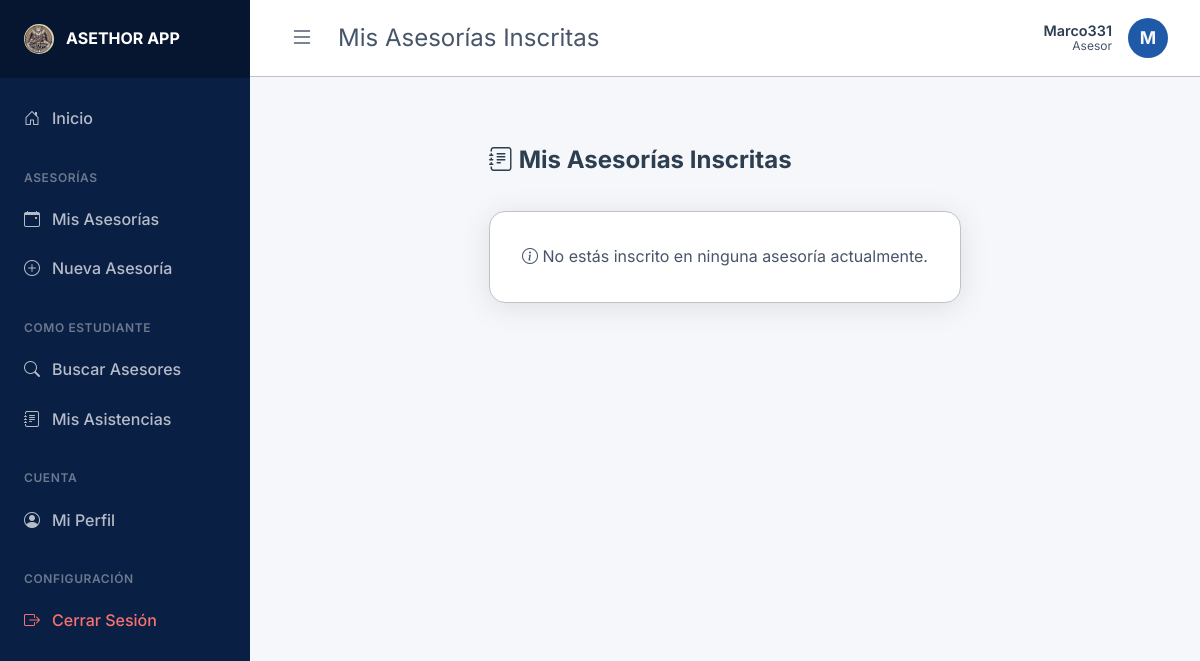
Screenshot of /estudiante/my_sessions (signed in) with the database file from the repository.
### app/models.py (models this page shows, shortened)
class Profile(db.Model):
    id = db.Column(db.Integer, primary_key=True)
    user_id = db.Column(db.Integer, db.ForeignKey('user.id'), nullable=False)
    full_name = db.Column(db.String(100), nullable=True)
    bio = db.Column(db.Text, nullable=True)
    strengths = db.Column(db.String(200), nullable=True) # e.g. "matemáticas, programación"
    focus_areas = db.Column(db.String(200), nullable=True) # e.g. "álgebra, base de datos sql"
    rating_avg = db.Column(db.Float, default=0.0) # Calculated average for Asesores

class User(db.Model, UserMixin):
    id = db.Column(db.Integer, primary_key=True)
    username = db.Column(db.String(20), unique=True, nullable=False)
    password_hash = db.Column(db.String(60), nullable=False)
    role = db.Column(db.String(20), nullable=False, default='Estudiante') # Super-Admin, Admin, Asesor, Estudiante
    profile = db.relationship('Profile', backref='user', uselist=False, cascade='all, delete-orphan')
    sessions_given = db.relationship('TutoringSession', backref='asesor', cascade='all, delete-orphan')
    reviews_received = db.relationship('Review', foreign_keys='Review.asesor_id', backref='asesor_reviewed', cascade='all, delete-orphan')
    enrollments = db.relationship('Enrollment', backref='student', cascade='all, delete-orphan')
    reviews_given = db.relationship('Review', foreign_keys='Review.student_id', backref='student_reviewer', cascade='all, delete-orphan')

### app/routes/estudiante.py (the view)
@estudiante.route('/my_sessions')
def my_sessions():
    enrollments = Enrollment.query.filter_by(student_id=current_user.id).all()
    return render_template('estudiante/my_sessions.html', title='Mis Asesorías Inscritas', enrollments=enrollments)

### app/models.py (called while the page is built)
@login_manager.user_loader
def load_user(user_id):
    return User.query.get(int(user_id))

### app/routes/estudiante.py (called while the page is built)
@estudiante.before_request
@login_required
def check_estudiante():
    if current_user.role not in ['Estudiante', 'Asesor']:
        flash('Acceso denegado. Esta sección es solo para estudiantes y asesores.', 'danger')
        return redirect(url_for('main.home'))

### app/templates/estudiante/my_sessions.html
{% extends 'base.html' %}
{% block content %}
<h2 class="mb-2"><i class="bi bi-journal-text"></i> Mis Asesorías Inscritas</h2>
{% if enrollments %}
<div class="grid-cards mt-2">
    {% for enrollment in enrollments %}
    <div class="glass card">
        <div class="d-flex justify-between align-center mb-2">
            <h3 style="margin: 0; color: var(--primary-color);">{{ enrollment.session.topic }}</h3>
            <span class="badge">
                <i class="bi {% if enrollment.session.session_type == 'Individual' %}bi-person{% else %}bi-people{% endif %}"></i> {{ enrollment.session.session_type }}
            </span>
        </div>
        <p style="font-size: 0.9rem;"><strong><i class="bi bi-person-badge"></i> Asesor:</strong> <a href="{{ url_for('main.asesor_profile', asesor_id=enrollment.session.asesor_id) }}" style="color: var(--primary-color);">{{ enrollment.session.asesor.profile.full_name or enrollment.session.asesor.username }}</a></p>
        <p style="font-size: 0.9rem;"><strong><i class="bi bi-calendar3"></i> Fecha:</strong> {{ enrollment.session.date.strftime('%d/%m/%Y') }}</p>
        <p style="font-size: 0.9rem;"><strong><i class="bi bi-clock"></i> Horario:</strong> {{ enrollment.session.start_time.strftime('%H:%M') }} - {{ enrollment.session.end_time.strftime('%H:%M') }}</p>
        <div class="mt-2 text-center">
            <a href="{{ url_for('estudiante.review_session', session_id=enrollment.session.id) }}" class="btn glass" style="width: 100%; color: var(--warning-color); border: 1px solid var(--warning-color);">
                <i class="bi bi-star"></i> Calificar Asesoría
            </a>
        </div>
    </div>
    {% endfor %}
</div>
{% else %}
<p class="text-center mt-4 glass card"><i class="bi bi-info-circle"></i> No estás inscrito en ninguna asesoría actualmente.</p>
{% endif %}
{% endblock %}

### app/templates/base.html (shortened to what this page needs)
<!DOCTYPE html>
<html lang="es">
<head>
    <link rel="stylesheet" href="{{ url_for('static', filename='css/style.css') }}">
    <link rel="stylesheet" href="https://cdn.jsdelivr.net/npm/bootstrap-icons@1.11.3/font/bootstrap-icons.min.css">
</head>
<body>
    {% if current_user.is_authenticated %}
    <div class="app-wrapper">
        <aside id="sidebar" class="sidebar">
            <div class="sidebar-header">
                <img src="{{ url_for('static', filename='img/logo.jpg') }}" alt="Logo" style="height: 30px; width: 30px; object-fit: cover; border-radius: 50%;">
                <span style="font-weight: 700;">ASETHOR APP</span>
            </div>
            <nav class="sidebar-nav">
                {% if current_user.role != 'Estudiante' %}
                    <a href="{{ url_for('main.home') }}" class="sidebar-link">
                        <i class="bi bi-house-door"></i> Inicio
                    </a>
                {% endif %}
                {% if current_user.role == 'Super-Admin' or current_user.role == 'Admin' %}
                    <div class="sidebar-section">Administración</div>
                    <a href="{{ url_for('admin.dashboard') }}" class="sidebar-link">
                        <i class="bi bi-speedometer2"></i> Panel Admin
                    </a>
                    <a href="{{ url_for('admin.create_user') }}" class="sidebar-link">
                        <i class="bi bi-person-plus"></i> Crear Usuario
                    </a>
                {% elif current_user.role == 'Asesor' %}
                    <div class="sidebar-section">Asesorías</div>
                    <a href="{{ url_for('asesor.sessions') }}" class="sidebar-link">
                        <i class="bi bi-calendar-event"></i> Mis Asesorías
                    </a>
                    <a href="{{ url_for('asesor.new_session') }}" class="sidebar-link">
                        <i class="bi bi-plus-circle"></i> Nueva Asesoría
                    </a>
                    <div class="sidebar-section">Como Estudiante</div>
                    <a href="{{ url_for('estudiante.search') }}" class="sidebar-link">
                        <i class="bi bi-search"></i> Buscar Asesores
                    </a>
                    <a href="{{ url_for('estudiante.my_sessions') }}" class="sidebar-link">
                        <i class="bi bi-journal-text"></i> Mis Asistencias
                    </a>
                    <div class="sidebar-section">Cuenta</div>
                    <a href="{{ url_for('asesor.profile') }}" class="sidebar-link">
                        <i class="bi bi-person-circle"></i> Mi Perfil
                    </a>
                {% endif %}
                <div class="sidebar-section">Configuración</div>
                <a href="{{ url_for('auth.logout') }}" class="sidebar-link" style="color: #f87171;">
                    <i class="bi bi-box-arrow-right"></i> Cerrar Sesión
                </a>
            </nav>
        </aside>
        <main class="main-wrapper">
            <header class="topbar">
                <div class="d-flex align-center gap-1">
                    <button id="sidebarToggle" class="btn-toggle">
                        <i class="bi bi-list"></i>
                    </button>
                    <div class="topbar-title">{% if title %}{{ title }}{% else %}Inicio{% endif %}</div>
                </div>
                <div class="topbar-profile">
                    <div style="text-align: right; line-height: 1.2;">
                        <div style="font-weight: 600; color: var(--text-primary); font-size: 0.9rem;">{{ current_user.profile.full_name or current_user.username }}</div>
                        <div style="font-size: 0.75rem; color: var(--text-secondary);">{{ current_user.role }}</div>
                    </div>
                    <div class="avatar">{{ current_user.username[0]|upper }}</div>
                </div>
            </header>
            <div class="container" style="padding: 2rem;">
    {% endif %}
        {% block content %}{% endblock %}
    {% if current_user.is_authenticated %}
            </div>
        </main>
    </div>
    {% else %}
    </main>
    {% endif %}
</body>
</html>

### app/static/css/style.css (style rules this page uses)
:root { --bg-color: #F5F7FA; --navbar-bg: #0A1F44; --surface-color: #FFFFFF; --surface-border: #BDC3C7; --primary-color: #1E5AA8; --primary-hover: #123A73; --text-primary: #2C3E50; --text-secondary: #475569; --danger-color: #E74C3C; --success-color: #2ECC71; --warning-color: #f59e0b; --font-family: 'Inter', sans-serif; }
* { box-sizing: border-box; margin: 0; padding: 0; }
body { background-color: var(--bg-color); color: var(--text-primary); font-family: var(--font-family); line-height: 1.6; min-height: 100vh; display: flex; flex-direction: column; background-image: radial-gradient(circle at top right, rgba(30, 90, 168, 0.05), transparent 40%), radial-gradient(circle at bottom left, rgba(46, 204, 113, 0.05), transparent 40%); background-attachment: fixed; }
.glass { background: var(--surface-color); backdrop-filter: blur(12px); -webkit-backdrop-filter: blur(12px); border: 1px solid var(--surface-border); border-radius: 16px; box-shadow: 0 4px 30px rgba(0, 0, 0, 0.1); }
.container { max-width: 1200px; margin: 0 auto; padding: 2rem; flex: 1; }
.card { padding: 2rem; margin-bottom: 2rem; }
h1, h2, h3 { margin-bottom: 1rem; font-weight: 700; color: var(--text-primary); }
p { margin-bottom: 1rem; color: var(--text-secondary); }
.text-center { text-align: center; }
.mb-2 { margin-bottom: 1rem; }
.mt-4 { margin-top: 2rem; }
.d-flex { display: flex; }
.align-center { align-items: center; }
.gap-1 { gap: 1rem; }
.app-wrapper { display: flex; min-height: 100vh; }
.sidebar { width: 250px; background-color: var(--navbar-bg); color: rgba(255, 255, 255, 0.7); display: flex; flex-direction: column; position: fixed; height: 100vh; overflow-y: auto; z-index: 1001; transition: transform 0.3s ease, width 0.3s ease; }
.sidebar-header { padding: 1.5rem; background-color: rgba(0, 0, 0, 0.3); display: flex; align-items: center; gap: 0.75rem; color: #ffffff; }
.sidebar-nav { padding: 1rem 0; display: flex; flex-direction: column; }
.sidebar-link { padding: 0.75rem 1.5rem; color: rgba(255, 255, 255, 0.7); text-decoration: none; display: flex; align-items: center; gap: 0.75rem; font-weight: 500; transition: all 0.3s ease; }
.sidebar-section { padding: 1.5rem 1.5rem 0.5rem; font-size: 0.75rem; text-transform: uppercase; letter-spacing: 0.05em; color: rgba(255, 255, 255, 0.4); font-weight: 600; }
.main-wrapper { flex: 1; margin-left: 250px; display: flex; flex-direction: column; background-color: var(--bg-color); transition: margin-left 0.3s ease; }
.btn-toggle { background: none; border: none; font-size: 1.5rem; color: var(--text-secondary); cursor: pointer; display: flex; align-items: center; justify-content: center; padding: 0.5rem; border-radius: 8px; transition: background-color 0.2s; }
.topbar { background-color: #ffffff; padding: 1rem 2rem; display: flex; justify-content: space-between; align-items: center; border-bottom: 1px solid var(--surface-border); }
.topbar-title { font-size: 1.5rem; color: var(--text-secondary); }
.topbar-profile { display: flex; align-items: center; gap: 1rem; }
.avatar { width: 40px; height: 40px; border-radius: 50%; background-color: var(--primary-color); color: var(--bg-color); display: flex; align-items: center; justify-content: center; font-weight: bold; font-size: 1.1rem; }

### rows the page displays
Profile: profile "Marco331"
User: role "Asesor", username "M"

### other values shown
{{ title }} "Mis Asesorías Inscritas"
